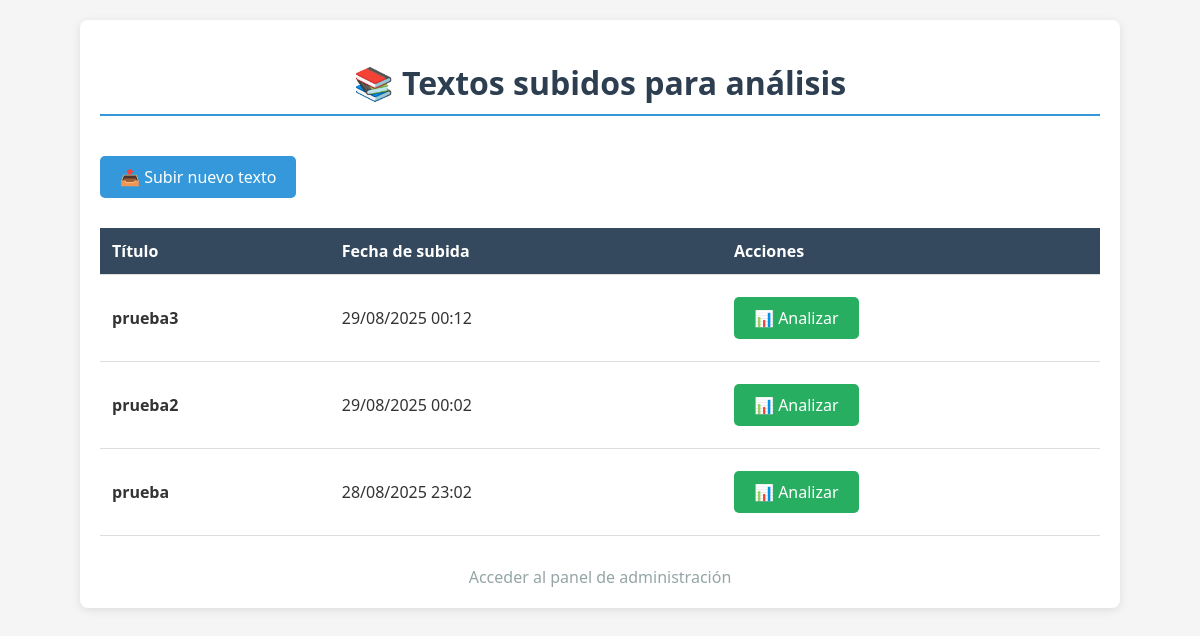
/, run on an earlier commit of the app's database.
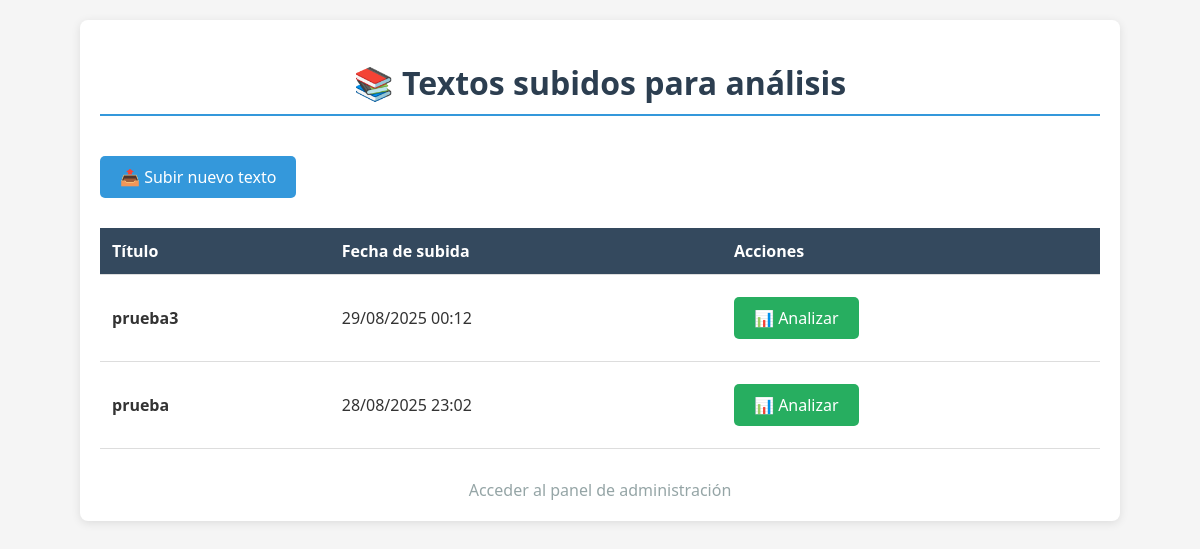
And on a later commit of the database.
### analisis/models.py (models this page shows, shortened)
class TextoAnalizado(models.Model):
    titulo = models.CharField(max_length=200)
    archivo = models.FileField(upload_to='textos/')
    fecha_subida = models.DateTimeField(auto_now_add=True)

### analisis/views.py (the view)
# urls.py: path('', views.lista_textos, name='lista_textos'),
def lista_textos(request):
    textos = TextoAnalizado.objects.all().order_by('-fecha_subida')
    return render(request, 'lista.html', {'textos': textos})

### analisis/Templates/lista.html (shortened to what this page needs)
<!DOCTYPE html>
<html lang="es">
<head>
</head>
<body>
    <div class="container">
        <h1>📚 Textos subidos para análisis</h1>
        <a href="{% url 'subir_texto' %}" class="btn">📤 Subir nuevo texto</a>
        {% if textos %}
        <table>
            <thead>
                <tr>
                    <th>Título</th>
                    <th>Fecha de subida</th>
                    <th>Acciones</th>
                </tr>
            </thead>
            <tbody>
                {% for texto in textos %}
                <tr>
                    <td><strong>{{ texto.titulo }}</strong></td>
                    <td>{{ texto.fecha_subida|date:"d/m/Y H:i" }}</td>
                    <td>
                        <a href="{% url 'analizar_texto' texto.id %}" class="btn btn-analizar">📊 Analizar</a>
                    </td>
                </tr>
                {% endfor %}
            </tbody>
        </table>
        {% else %}
        <div class="empty-state">
            <div>📝</div>
            <h3>No hay textos subidos todavía</h3>
            <p>Sube tu primer archivo de texto para comenzar el análisis</p>
        </div>
        {% endif %}
        <a href="/admin/" class="admin-link">Acceder al panel de administración</a>
    </div>
</body>
</html>

What changed in the data, as far as the page shows it:
removed TextoAnalizado: titulo "prueba2", fecha_subida "29/08/2025 00:02"
